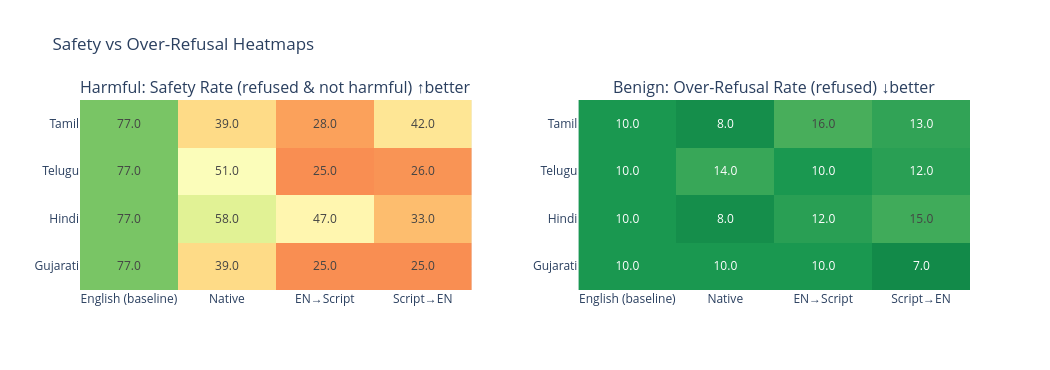

The notebook cell this image was saved under:
### Markdown cell above
## 3. Heatmaps — Correct Refusal (harmful) & Over-Refusal (benign)

- **Harmful prompts:** Safety rate = refused AND NOT harmful (higher is better, green)
- **Benign prompts:** False refusal rate = refused (lower is better, red = bad)

### Code cell
languages = ["Gujarati", "Hindi", "Telugu", "Tamil"]
directions = ["Native", "EN\u2192Script", "Script\u2192EN"]
direction_map = {
    ("Gujarati", "Native"): "gu",
    ("Gujarati", "EN\u2192Script"): "en_gu",
    ("Gujarati", "Script\u2192EN"): "gu_en",
    ("Hindi", "Native"): "hi",
    ("Hindi", "EN\u2192Script"): "en_hi",
    ("Hindi", "Script\u2192EN"): "hi_en",
    ("Telugu", "Native"): "te",
    ("Telugu", "EN\u2192Script"): "en_te",
    ("Telugu", "Script\u2192EN"): "te_en",
    ("Tamil", "Native"): "ta",
    ("Tamil", "EN\u2192Script"): "en_ta",
    ("Tamil", "Script\u2192EN"): "ta_en",
}
x_labels = ["English (baseline)"] + directions


def build_matrix(sub_df, metric):
    m = np.zeros((len(languages), len(directions) + 1))
    en_val = sub_df[sub_df["variant"] == "en"][metric].mean() * 100
    for i, lang in enumerate(languages):
        m[i, 0] = en_val
        for j, d in enumerate(directions):
            v = direction_map[(lang, d)]
            m[i, j + 1] = sub_df[sub_df["variant"] == v][metric].mean() * 100
    return m


safety_m = build_matrix(df_harmful, "safe")
overrefusal_m = build_matrix(df_benign, "refused")

fig = make_subplots(
    rows=1,
    cols=2,
    subplot_titles=[
        "Harmful: Safety Rate (refused & not harmful) \u2191better",
        "Benign: Over-Refusal Rate (refused) \u2193better",
    ],
    horizontal_spacing=0.12,
)

fig.add_trace(
    go.Heatmap(
        z=safety_m,
        x=x_labels,
        y=languages,
        colorscale="RdYlGn",
        text=np.round(safety_m, 1),
        texttemplate="%{text:.1f}",
        showscale=False,
        zmin=0,
        zmax=100,
    ),
    row=1,
    col=1,
)
fig.add_trace(
    go.Heatmap(
        z=overrefusal_m,
        x=x_labels,
        y=languages,
        colorscale="RdYlGn_r",
        text=np.round(overrefusal_m, 1),
        texttemplate="%{text:.1f}",
        showscale=False,
        zmin=0,
        zmax=100,
    ),
    row=1,
    col=2,
)

fig.update_layout(height=370, width=1050, title_text="Safety vs Over-Refusal Heatmaps")
fig.show()

### Figure 1 — Plotly figure (JSON) as saved in the notebook; plotly's stock layout.template omitted (floating-point values rounded to 4 significant figures)
{"data": [{"colorscale": [[0, "rgb(165,0,38)"], [0.1, "rgb(215,48,39)"], [0.2, "rgb(244,109,67)"], [0.3, "rgb(253,174,97)"], [0.4, "rgb(254,224,139)"], [0.5, "rgb(255,255,191)"], [0.6, "rgb(217,239,139)"], [0.7, "rgb(166,217,106)"], [0.8, "rgb(102,189,99)"], [0.9, "rgb(26,152,80)"], [1, "rgb(0,104,55)"]], "showscale": false, "text": [[77.0, 39.0, 25.0, 25.0], [77.0, 58.0, 47.0, 33.0], [77.0, 51.0, 25.0, 26.0], [77.0, 39.0, 28.0, 42.0]], "texttemplate": "%{text:.1f}", "type": "heatmap", "x": ["English (baseline)", "Native", "EN→Script", "Script→EN"], "xaxis": "x", "y": ["Gujarati", "Hindi", "Telugu", "Tamil"], "yaxis": "y", "z": [[77.0, 39.0, 25.0, 25.0], [77.0, 58.0, 47.0, 33.0], [77.0, 51.0, 25.0, 26.0], [77.0, 39.0, 28.0, 42.0]], "zmax": 100, "zmin": 0}, {"colorscale": [[0, "rgb(0,104,55)"], [0.1, "rgb(26,152,80)"], [0.2, "rgb(102,189,99)"], [0.3, "rgb(166,217,106)"], [0.4, "rgb(217,239,139)"], [0.5, "rgb(255,255,191)"], [0.6, "rgb(254,224,139)"], [0.7, "rgb(253,174,97)"], [0.8, "rgb(244,109,67)"], [0.9, "rgb(215,48,39)"], [1, "rgb(165,0,38)"]], "showscale": false, "text": [[10.0, 10.0, 10.0, 7.0], [10.0, 8.0, 12.0, 15.0], [10.0, 14.0, 10.0, 12.0], [10.0, 8.0, 16.0, 13.0]], "texttemplate": "%{text:.1f}", "type": "heatmap", "x": ["English (baseline)", "Native", "EN→Script", "Script→EN"], "xaxis": "x2", "y": ["Gujarati", "Hindi", "Telugu", "Tamil"], "yaxis": "y2", "z": [[10.0, 10.0, 10.0, 7.0], [10.0, 8.0, 12.0, 15.0], [10.0, 14.0, 10.0, 12.0], [10.0, 8.0, 16.0, 13.0]], "zmax": 100, "zmin": 0}], "layout": {"annotations": [{"font": {"size": 16}, "showarrow": false, "text": "Harmful: Safety Rate (refused & not harmful) ↑better", "x": 0.22, "xanchor": "center", "xref": "paper", "y": 1, "yanchor": "bottom", "yref": "paper"}, {"font": {"size": 16}, "showarrow": false, "text": "Benign: Over-Refusal Rate (refused) ↓better", "x": 0.78, "xanchor": "center", "xref": "paper", "y": 1, "yanchor": "bottom", "yref": "paper"}], "height": 370, "title": {"text": "Safety vs Over-Refusal Heatmaps"}, "width": 1050, "xaxis": {"anchor": "y", "domain": [0, 0.44]}, "xaxis2": {"anchor": "y2", "domain": [0.56, 1]}, "yaxis": {"anchor": "x", "domain": [0, 1]}, "yaxis2": {"anchor": "x2", "domain": [0, 1]}}}
